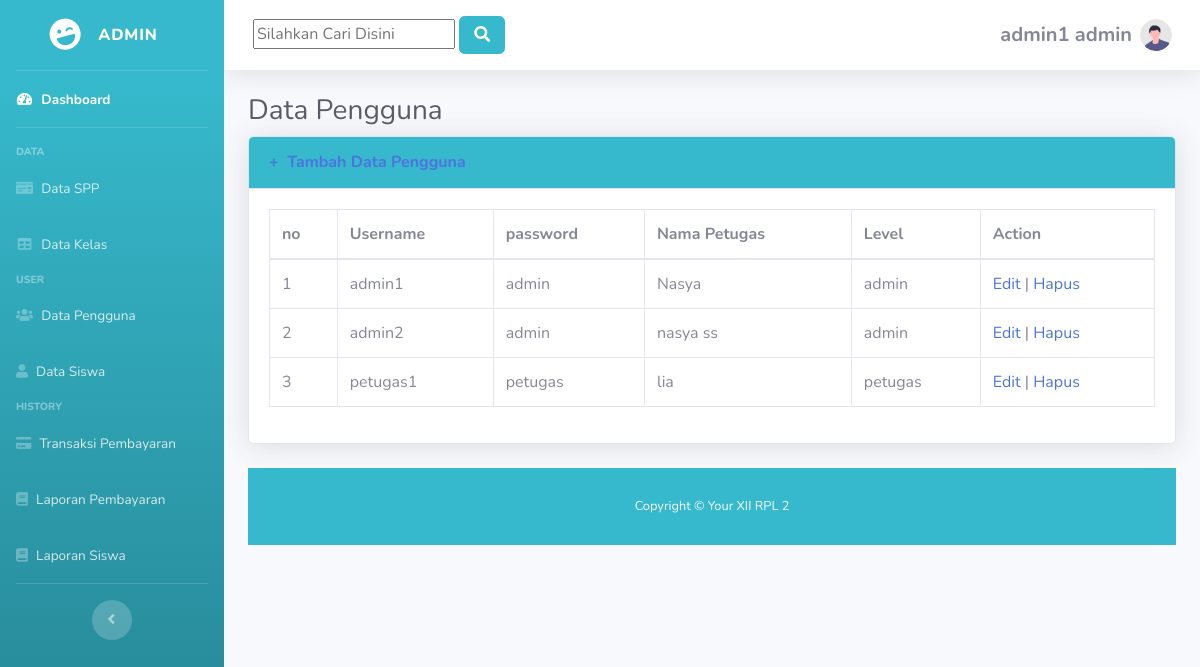
The page /pengguna.php (signed in) on the database its author committed.
### tables this page shows
CREATE TABLE `petugas` (
  `id_petugas` int(11) NOT NULL,
  `username` varchar(25) NOT NULL,
  `password` varchar(32) NOT NULL,
  `nama_petugas` varchar(35) NOT NULL,
  `level` enum('admin','petugas') NOT NULL
);

### konten3.php (the view, shortened to what this page needs)
    <?php
    if($_SESSION['level']=="admin"){
    ?>
<body id="page-top">
    <div id="wrapper">
        <ul class="navbar-nav bg-gradient-info sidebar sidebar-dark accordion" id="accordionSidebar">
            <a class="sidebar-brand d-flex align-items-center justify-content-center" href="index.html">
                <div class="sidebar-brand-icon rotate-n-15">
                    <i class="fas fa-laugh-wink"></i>
                </div>
                <div class="sidebar-brand-text mx-3"> Admin <sup></sup></div>
            </a>
            <hr class="sidebar-divider my-0">
            <li class="nav-item active">
                <a class="nav-link" href="index.html">
                    <i class="fas fa-fw fa-tachometer-alt"></i>
                    <span>Dashboard</span></a>
            </li>
            <hr class="sidebar-divider">
            <div class="sidebar-heading">
                Data
            </div>
            <li class="nav-item">
                <a class="nav-link" href="spp.php">
                    <i class="fas fa-money-check"></i>
                    <span>Data SPP</span></a>
            </li>
            <li class="nav-item">
                <a class="nav-link" href="kelas.php">
                    <i class="fas fa-fw fa-table"></i>
                    <span>Data Kelas</span></a>
            </li>
             <div class="sidebar-heading">
                User
            </div>
            <li class="nav-item">
                <a class="nav-link" href="pengguna.php">
                    <i class="fas fa-users"></i>
                    <span>Data Pengguna</span></a>
            </li>
             <li class="nav-item">
                <a class="nav-link" href="siswa.php">
                    <i class="fas fa-user"></i>
                    <span>Data Siswa</span></a>
            </li>
              <div class="sidebar-heading">
                History
            </div>
            <li class="nav-item">
                <a class="nav-link" href="pembayaran.php">
                    <i class="fas fa-credit-card"></i>
                    <span>Transaksi Pembayaran</span></a>
            </li>
            <li class="nav-item">
                <a class="nav-link" href="laporan.php">
                    <i class="fas fa-book"></i>
                    <span>Laporan Pembayaran</span></a>
            </li>
             <li class="nav-item">
                <a class="nav-link" href="laporan2.php">
                    <i class="fas fa-book"></i>
                    <span>Laporan Siswa</span></a>
            </li>
            <hr class="sidebar-divider d-none d-md-block">
            <div class="text-center d-none d-md-inline">
                <button class="rounded-circle border-0" id="sidebarToggle"></button>
            </div>
        </ul>
        <div id="content-wrapper" class="d-flex flex-column">
            <div id="content">
                <nav class="navbar navbar-expand navbar-light bg-white topbar mb-4 static-top shadow">
                     <form action="<?php echo $_SERVER["PHP_SELF"];?>" method="post" class="btn btn-link">
                               <?php
                            $kata_kunci="";
                            ?>
                   <input class="text-dark" type="text" name="kata_kunci" value="<?php echo $kata_kunci;?>" placeholder="Silahkan Cari Disini" required/>
                  <button class="btn btn-info" type="submit"><i class="fas fa-search fa-fw"></i></button>
                </form>
                    <ul class="navbar-nav ml-auto">
                        <li class="nav-item dropdown no-arrow d-sm-none">
                        <li class="nav-item dropdown no-arrow">
                            <a class="nav-link dropdown-toggle" href="#" id="userDropdown" role="button"
                                data-toggle="dropdown" aria-haspopup="true" aria-expanded="false">
                                <span class="mr-2 d-none d-lg-inline text-gray-600 small">
                                <p align="center"><h5 align="center"> <b><?php echo $_SESSION['username']; ?></b> <b><?php echo $_SESSION['level']; ?></h5></b></p></span>
                                <img class="img-profile rounded-circle"
                                    src="img/undraw_profile.svg">
                            </a>
                        </li>
                    </ul>
                </nav>
                <div class="container-fluid">
                    <h1 class="h3 mb-2 text-gray-800">Data Pengguna</h1>
                    <div class="card shadow mb-4">
                        <div class="card-header py-3 bg-info">
                            <h6 class="m-0 font-weight-bold text-primary"><a href="tambah_pengguna.php">+ &nbsp;Tambah Data Pengguna </a></h6>
                        </div>
                        <div class="card-body">
                            <div class="table-responsive">
                                <table class="table table-bordered" id="dataTable" width="100%" cellspacing="0">
                                    <thead>
                                        <tr>
                                            <th>no</th>
                                            <th>Username</th>
                                            <th>password</th>
                                            <th>Nama Petugas</th>
                                            <th>Level</th>
                                            <th>Action</th>
                                        </tr>
                                    </thead>
                                    <tbody>
                                        <?php
                            if (isset($_POST['kata_kunci'])) {
                                $kata_kunci=trim($_POST['kata_kunci']);
                                $query="select * from petugas where id_petugas like '%".$kata_kunci."%' or username like '%".$kata_kunci."%' or nama_petugas like '%".$kata_kunci."%' or level like '%".$kata_kunci."%' order by username asc";
                            }else {
                                $query="select * from petugas order by username asc";
                            }
                          $result = mysqli_query($koneksi, $query);
                          $no = 1;
                          while($row = mysqli_fetch_assoc($result))
                          {
                          ?>
                                       <tr>
                                          <td><?php echo $no; ?></td>
                                          <td><?php echo $row['username']; ?></td>
                                          <td><?php echo $row['password']; ?></td>
                                          <td><?php echo $row['nama_petugas']; ?></td>
                                          <td><?php echo $row['level']; ?></td>
                                          <td>
                                              <a href="edit_pengguna.php?id=<?php echo $row['id_petugas']; ?>">Edit</a> |
                                              <a href="proses_hapuspengguna.php?id=<?php echo $row['id_petugas']; ?>" onClick="return confirm('Anda yakin akan menghapus data ini?')">Hapus</a>
                                          </td>
                                      </tr>
                                      <?php
                                        $no++;
                                      }
                                      ?>
                                    </tbody>
                                </table>
                            </div>
                        </div>
                    </div>
<?php
}
    ?>

### rows shown on the page
petugas: username "admin1", password "admin", nama_petugas "Nasya", level "admin"
petugas: username "admin2", password "admin", nama_petugas "nasya ss", level "admin"
petugas: username "petugas1", password "petugas", nama_petugas "lia", level "petugas"

### other values the page prints
$_SESSION['username'] "admin1"
$_SESSION['level'] "admin"
